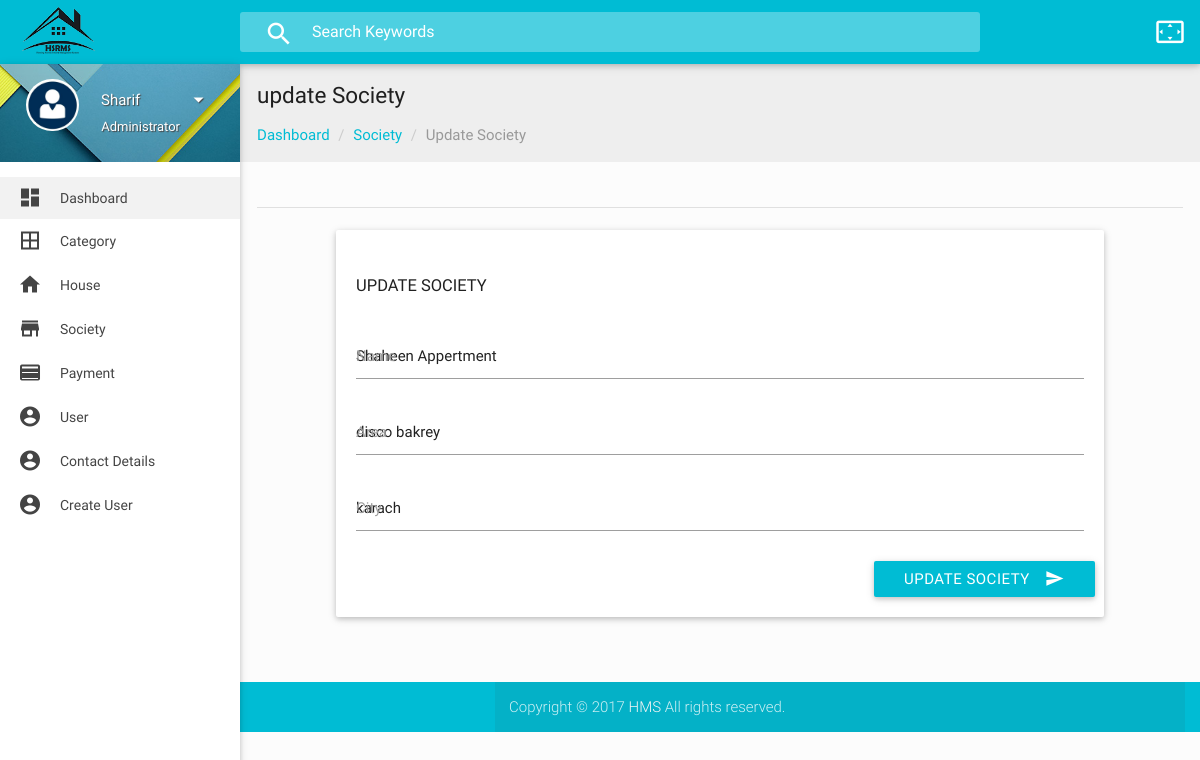
Page /layout02/edite_society_form.php?edt_sty=3 (signed in) on the committed database.
### tables this page shows
CREATE TABLE IF NOT EXISTS `society` (
  `id` int(11) NOT NULL,
  `sty_name` varchar(100) NOT NULL,
  `sty_area` varchar(100) NOT NULL,
  `sty_city` varchar(100) NOT NULL
);

### layout02/edite_society_form.php (the view, shortened to what this page needs)
<?php include "header.php"; ?>
<?php include "sidebar.php"; ?>
<section id="content">
        <div id="breadcrumbs-wrapper" class=" grey lighten-3">
          <div class="container">
            <div class="row">
              <div class="col s12 m12 l12">
                <h5 class="breadcrumbs-title">update Society</h5>
                <ol class="breadcrumb">
                  <li><a href="index.html">Dashboard</a>
                  </li>
                  <li><a href="#">Society</a>
                  </li>
                  <li class="active">Update Society</li>
                </ol>
              </div>
            </div>
          </div>
        </div>
          <?php
            include "connection/connect.php";
            if(isset($_GET['edt_sty'])){
                $id = $_GET['edt_sty'];
              $qry = "SELECT * FROM society where id = '".$id."' ";
              $run = mysqli_query($conn,$qry);
              while($row = mysqli_fetch_assoc($run)){
        ?>
        <div class="container">
          <div class="section">
            <div class="divider"></div>
            <div id="basic-form" class="section">
              <div class="row">
                <div class="col s12 m12 l10 offset-l1">
                  <div class="card-panel">
                    <h4 class="header2">update Society</h4>
                        <div class="row">
                          <div class="input-field col s12">
                            <input id="name" type="text" name="upsociety_name" value="<?php echo $row['sty_name'];?>">
                            <label for="name">Name</label>
                          </div>
                        </div>
                        <div class="row">
                          <div class="input-field col s12">
                            <input id="area" type="text" name="uparea_name" value="<?php echo $row['sty_area'];?>">
                            <label for="area">Area</label>
                          </div>
                        </div>
                        <div class="row">
                          <div class="input-field col s12">
                            <input id="city" type="text" name="upcity" value="<?php echo $row['sty_city'];?>">
                            <label for="city">City</label>
                          </div>
                          <div class="row">
                            <div class="input-field col s12">
                              <button class="btn cyan waves-effect waves-light right" type="submit" name="upadd_sty">update society
                                <i class="mdi-content-send right"></i>
                              </button>
                            </div>
                          </div>
                        </div>
                       <?php }} ?>
                    </div>
                  </div>
                </div>
              </div>
        </section>
  <?php include "footer.php"; ?>

### layout02/css/style.css (style rules this page uses)
body { background-color: #fcfcfc; }
.container { padding: 0 0.5rem; margin: 0 auto; max-width: 100% !important; width: 98%; }
#content .container .row { margin-bottom: 0; }
@media only screen and (min-width: 601px) { .container { width: 98%; } }
@media only screen and (min-width: 993px) { .container { width: 98%; } }
h4.header2 { font-size: 1.1rem; font-weight: 400; text-transform: uppercase; }
.breadcrumb { padding: 0px; margin: 15px 0px; list-style: none; }
.breadcrumbs-title { font-size: 1.5rem; line-height: 1.804rem; margin: 18px 0px 0px 0px; }
.breadcrumb > li { display: inline-block; }
.breadcrumb a { color: #00bcd4; }
.breadcrumb .active { font-weight: normal; color: #999; }
.breadcrumb > li + li:before { padding: 0 5px; color: #ccc; content: "/\00a0"; }

### rows in the picture
society: upsociety_name "Shaheen Appertment", uparea_name "disco bakrey", upcity "karach"

### other values in the picture
$_SESSION['user_name'] "Sharif"
